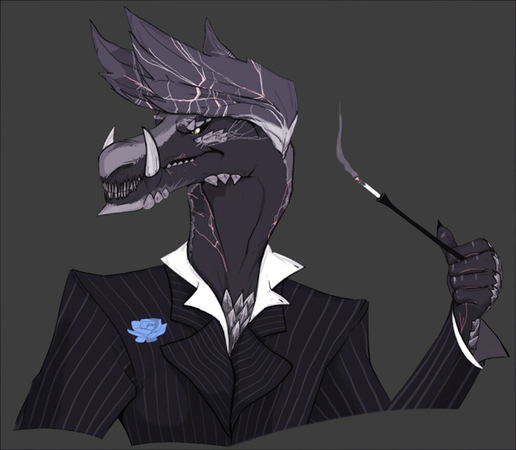
#> input picture Vision Artificial/Archivos/Aleatron.jpg, 516 x 450 px, found by its file name
$ python filtroPasaBajas.py
#> lines starting #> are read from the running program, lines starting #| are printed output that depends on the picture
import numpy as np
import cv2

img1 = cv2.imread('Vision Artificial\Archivos\Aleatron.jpg', 0)  # Leemos la imagen
#> img1: shape (450, 516); min 0, max 255, mean 58.6
height, width = img1.shape[:2]  # Obtenemos sus dimensiones
#> height = 450; width = 516
imgFpb = np.zeros((height, width), np.uint8)  # Creamos una imagen nueva
kern1 = np.ones((3, 3),np.float32)/9  # Creamos la matriz del kernel
imgFpb = cv2.filter2D(img1, ddepth=-1, kernel=kern1, anchor=(-1, -1))  # Aplicamos el kernel a la imagen con la funcion filter2D
cv2.imshow('Imagen original                               Imagen filtrada', np.hstack([img1, imgFpb]))  # Mostramos las imagenes
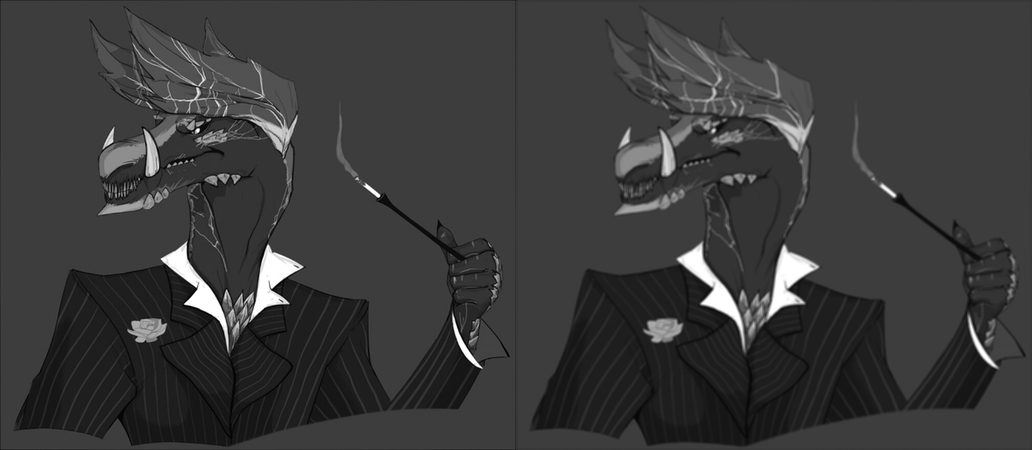
#> window 'Imagen original               ': shape (450, 1032); min 0, max 255, mean 58.7
cv2.waitKey(0)  # Se espera a pulsar cualquier tecla para cerrar la imagen
cv2.destroyAllWindows()  # Cierre de ventanas

# Fuente: Documentacion OpenCV
